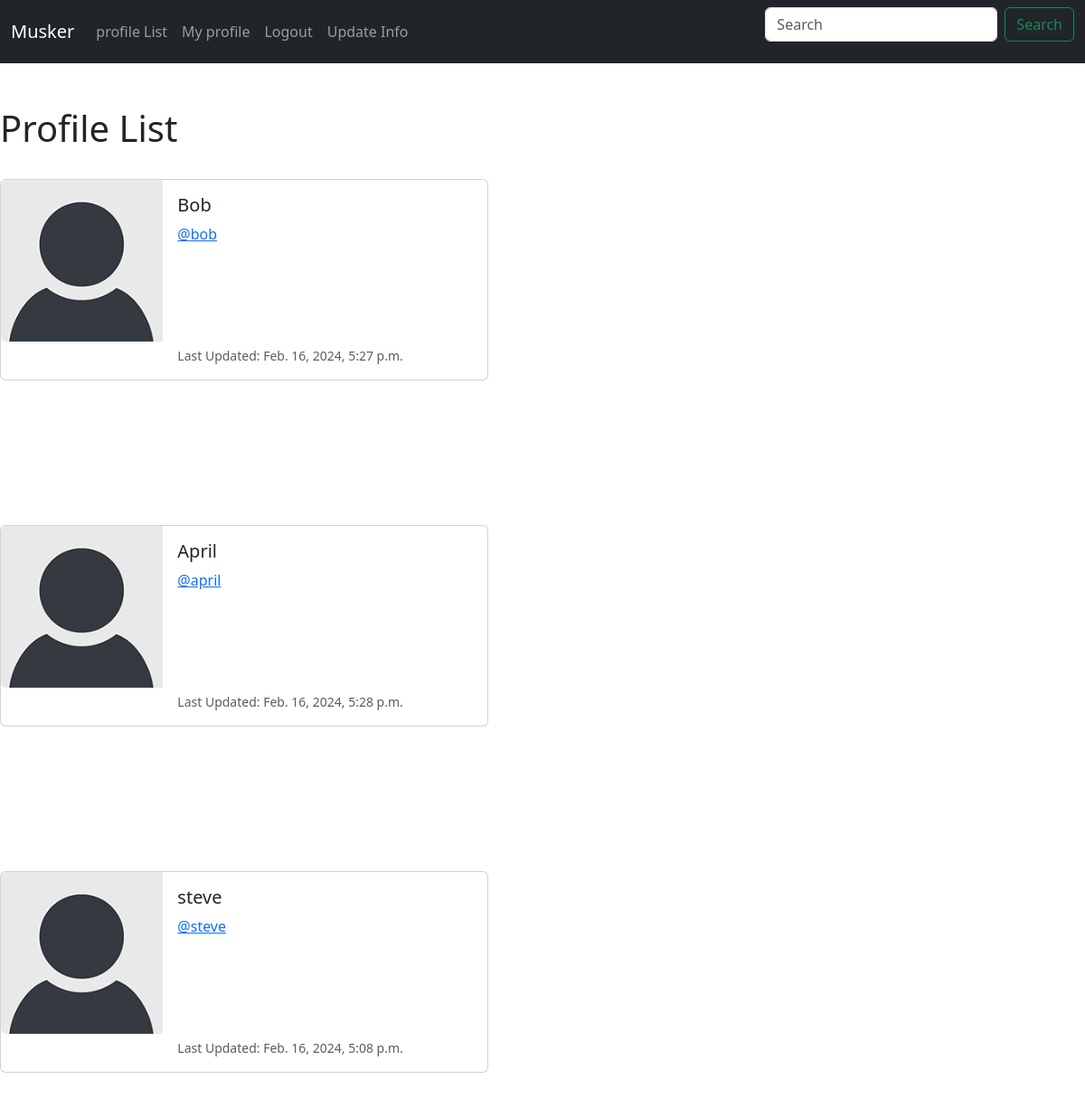
/profile_list/ (signed in), run on an earlier commit of the app's database.
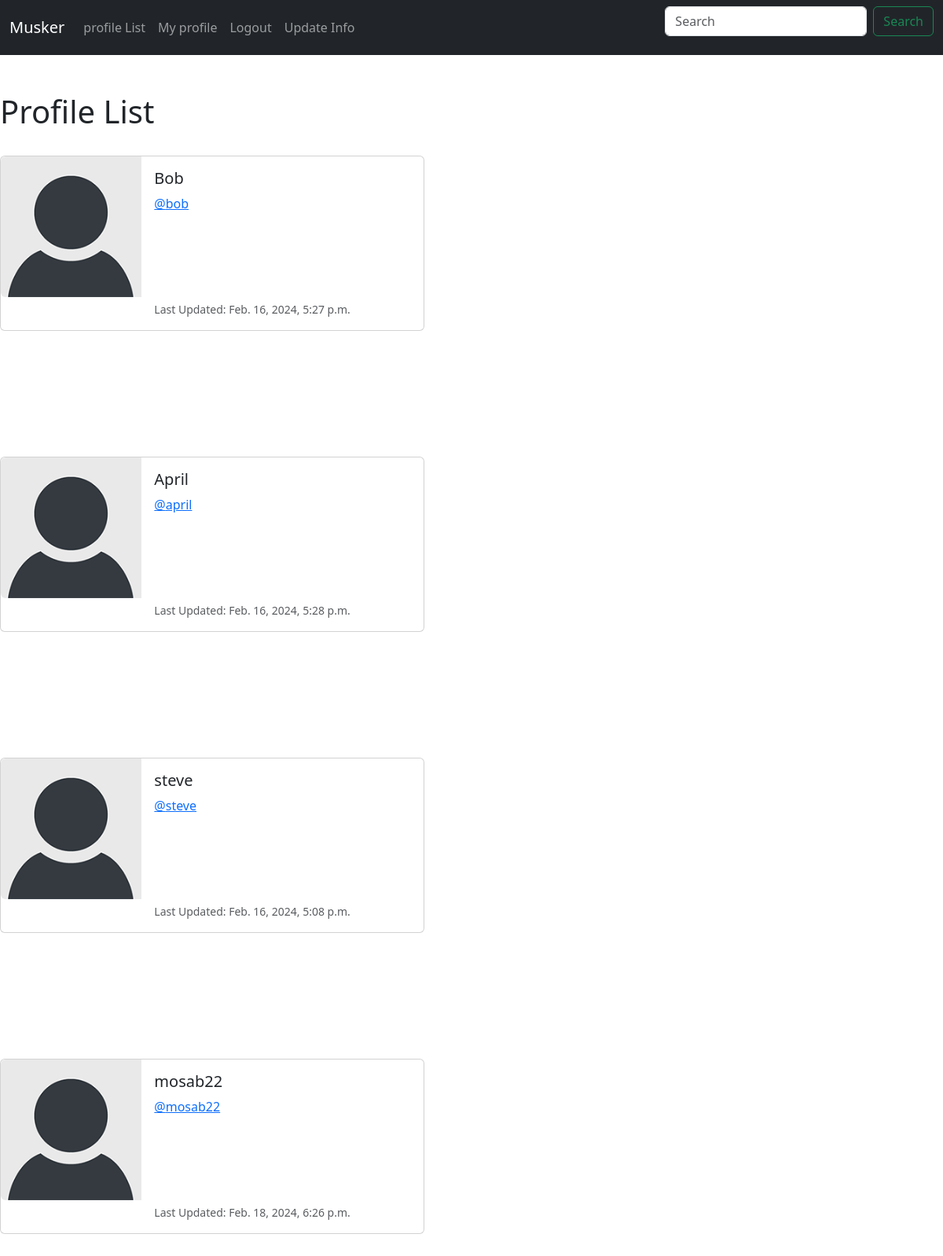
And on a later commit of the database.
### muskerapp/models.py (models this page shows, shortened)
class Profile(models.Model):
    user = models.OneToOneField(User, on_delete=models.CASCADE)
    Follows=models.ManyToManyField("self",
                                   related_name="followed_by",
                                   symmetrical=False,
                                   blank=True,
                                   )
    date_modified=models.DateTimeField(User,auto_now=True)
    profile_image=models.ImageField(null=True, blank=True,upload_to="images/")

### muskerapp/views.py (the view)
# urls.py: path('profile_list/',profile_list,name="profile_list"),
def profile_list(request):
    if request.user.is_authenticated:
        profiles=Profile.objects.exclude(user=request.user)
        return render(request,'profile_list.html',{'profiles':profiles})
    else:
        messages.success(request,("you must be logged in"))
        return redirect('home')

### muskerapp/templates/profile_list.html
{% extends "base.html" %}
{% load static %}
{%block content%}
<h1>Profile List</h1>
<br/>
{%if profiles%}
    {%for profile in profiles%}
    <div class="card mb-3" style="max-width: 540px;">
        <div class="row g-0">
          <div class="col-md-4">
            <img src="{% static 'images/default_profile_pic.png' %}" class="img-fluid rounded-start" alt="...">
          </div>
          <div class="col-md-8">
            <div class="card-body">
              <h5 class="card-title">{{profile.user.username}}</h5>
              <p class="card-text"><a href="{% url 'profile' profile.user.id %}">@{{profile.user.username |lower}}</a></p>
              <br/><br/>
              <br/><br/>
              <p class="card-text"><small class="text-body-secondary">Last Updated: {{profile.date_modified}}</small></p>
            </div>
          </div>
        </div>
      </div>
      <br/><br/>
      <br/><br/>
      <br/><br/>
    {% endfor %}
{% endif %}
{%endblock%}

What changed in the data, as far as the page shows it:
added Profile: user.username "mosab22", date_modified "Feb. 18, 2024, 6:26 p.m."
